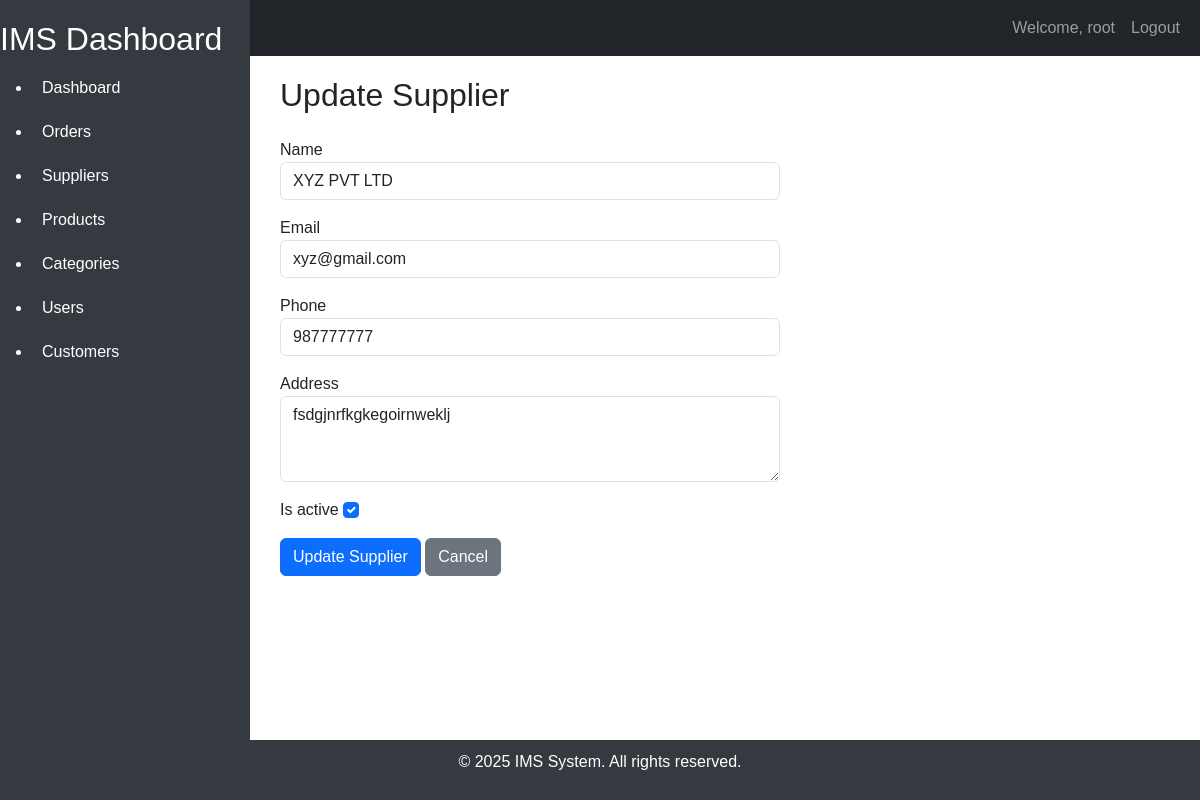
Page /suppliers/2/update/ (signed in) on the committed database.
### suppliers/models.py (models this page shows, shortened)
class Supplier(models.Model):
    name = models.CharField(max_length=100)
    email = models.EmailField()
    phone = models.CharField(max_length=20)
    address = models.TextField()
    created_at = models.DateTimeField(auto_now_add=True)
    updated_at = models.DateTimeField(auto_now=True)
    is_active = models.BooleanField(default=True)
    class Meta:
        db_table = 'suppliers'
        verbose_name = 'Supplier'
        verbose_name_plural = 'Suppliers'
        indexes = [
            models.Index(fields=['name']),
            models.Index(fields=['email']),
        ]

### suppliers/views.py (the view)
# urls.py: path('<int:pk>/update/', SupplierUpdateView.as_view(), name='supplier-update'),
class SupplierUpdateView(LoginRequiredMixin, UpdateView):
    model = Supplier
    form_class = SupplierForm
    template_name = 'suppliers/supplier_update.html'
    success_url = reverse_lazy('supplier-list')

### suppliers/forms.py
class SupplierForm(forms.ModelForm):
    class Meta:
        model = Supplier
        fields = ['name', 'email', 'phone', 'address', 'is_active']
        widgets = {
            'name': forms.TextInput(attrs={'class': 'form-control', 'placeholder': 'Supplier Name'}),
            'email': forms.EmailInput(attrs={'class': 'form-control', 'placeholder': 'Email'}),
            'phone': forms.TextInput(attrs={'class': 'form-control', 'placeholder': 'Phone'}),
            'address': forms.Textarea(attrs={'class': 'form-control', 'placeholder': 'Address', 'rows': 3}),
            'is_active': forms.CheckboxInput(attrs={'class': 'form-check-input'}),
        }

### suppliers/templates/suppliers/supplier_update.html (shortened to what this page needs)
{% extends 'home/base.html' %}
{% block content %}
<h2 class="mb-4">Update Supplier</h2>
<form method="post" class="w-100" style="max-width: 500px;">
    {% for field in form %}
    <div class="form-group mb-3">
        <label for="{{ field.id_for_label }}">{{ field.label }}</label>
        {{ field }}
    </div>
    {% endfor %}
    <button type="submit" class="btn btn-primary">Update Supplier</button>
    <a href="{% url 'supplier-list' %}" class="btn btn-secondary">Cancel</a>
</form>
{% endblock %}

### home/templates/home/base.html (shortened to what this page needs)
<!DOCTYPE html>
<html lang="en">
<head>
    <link href="https://cdn.jsdelivr.net/npm/bootstrap@5.3.0-alpha1/dist/css/bootstrap.min.css" rel="stylesheet">
</head>
<body>
    <nav class="navbar navbar-expand-lg navbar-dark bg-dark">
        <div class="container-fluid">
            <a class="navbar-brand" href="#">IMS</a>
            <div class="collapse navbar-collapse" id="navbarNav">
                <ul class="navbar-nav ms-auto">
                    {% if user.is_authenticated %}
                    <li class="nav-item">
                        <a class="nav-link" href="#">Welcome, {{ user.username }}</a>
                    </li>
                    <li class="nav-item">
                        <a class="nav-link" href="{% url 'logout' %}">Logout</a>
                    </li>
                    {% endif %}
                </ul>
            </div>
        </div>
    </nav>
    <div class="sidebar">
        <h2>IMS Dashboard</h2>
        <ul>
            <li>
                <a href="{% url 'dashboard' %}"
                    class="{% if request.path == '/dashboard/' %}active{% endif %}">Dashboard</a>
            </li>
            <li>
                <a href="{% url 'order_list' %}"
                    class="{% if request.path == '/orders/' %}active{% endif %}">Orders</a>
            </li>
            <li>
                <a href="{% url 'supplier-list' %}"
                    class="{% if request.path == '/suppliers/' %}active{% endif %}">Suppliers</a>
            </li>
            <li>
                <a href="{% url 'product-list' %}"
                    class="{% if request.path == '/product/products/' %}active{% endif %}">Products</a>
            </li>
            <li>
                <a href="{% url 'category-list' %}"
                    class="{% if request.path == '/product/category/' %}active{% endif %}">Categories</a>
            </li>
            <li>
                <a href="{% url 'user-list' %}"
                    class="{% if request.path == '/user/users/' %}active{% endif %}">Users</a>
            </li>
            <li>
                <a href="{% url 'customer-list' %}"
                    class="{% if request.path == '/customers/' %}active{% endif %}">Customers</a>
            </li>
        </ul>
    </div>
    <div class="content">
        {% block content %}
        {% endblock %}
    </div>
    <footer class="footer">
        <div class="container">
            <p>&copy; 2025 IMS System. All rights reserved.</p>
        </div>
    </footer>
</body>
</html>

### home/templates/home/base.html (style rules this page uses)
body { font-family: Arial, sans-serif; display: flex; flex-direction: column; min-height: 100vh; }
.sidebar { position: fixed; top: 0; left: 0; height: 100%; width: 250px; background-color: #343a40; color: #fff; padding-top: 20px; }
.sidebar a { color: #fff; text-decoration: none; padding: 10px; display: block; }
.content { margin-left: 260px; padding: 20px; flex: 1; }
.footer { background-color: #343a40; color: white; text-align: center; padding: 10px 0; position: relative; width: 100%; }

### rows in the picture
Supplier: form "XYZ PVT LTD" "xyz@gmail.com" "987777777" "fsdgjnrfkgkegoirnweklj" "☑"

### other values in the picture
{{ user.username }} "root"
{{ field.label }} "Name" "Email" "Phone" "Address" "Is active"
